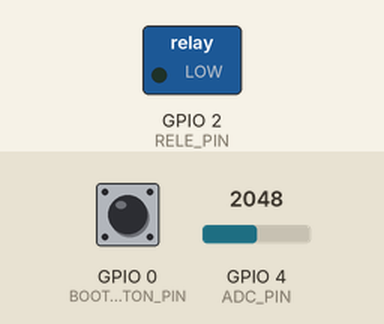
Bench run of a program on a simulated ESP32-S3. On the bench: switched loads named in the program (green lamp = pin HIGH). The inputs (shaded band) are chosen by the test bench; at power-on: GPIO 4 (ADC_PIN) = 2048, GPIO 0 (BOOT_BUTTON_PIN) HIGH (analog values on the 0–4095 scale). What the program prints to the serial monitor is not drawn.

Above: at 1.2 s.
1.3 s: GPIO 4 (ADC_PIN) set to 1859
2.8 s: GPIO 4 (ADC_PIN) set to 1770
At 3.5 s:
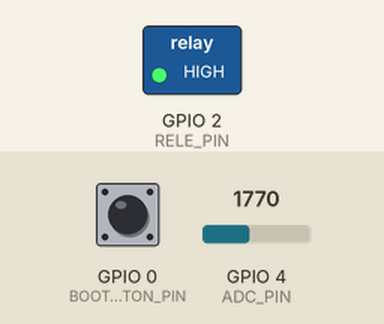
4.3 s: GPIO 0 (BOOT_BUTTON_PIN) pulled LOW for 0.15 s
At 4.6 s:
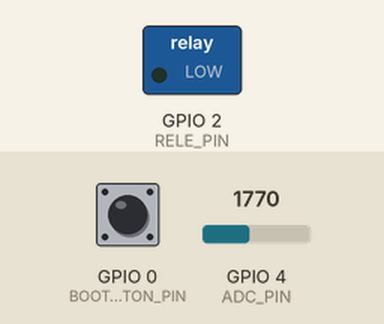
5.9 s: GPIO 0 (BOOT_BUTTON_PIN) pulled LOW for 1 s
At 7.2 s:
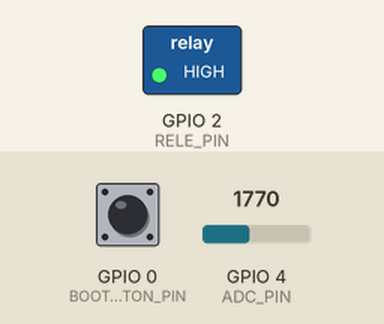
8.4 s: GPIO 0 (BOOT_BUTTON_PIN) pulsed LOW 5 times (0.12 s each, 0.3 s apart)
At 11.0 s:
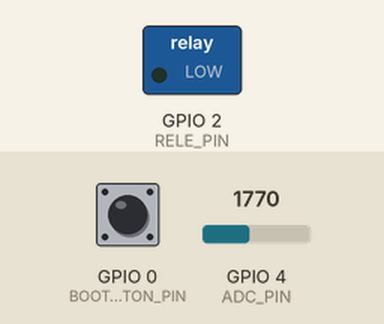
12.9 s: GPIO 0 (BOOT_BUTTON_PIN) driven LOW
At 13.7 s:
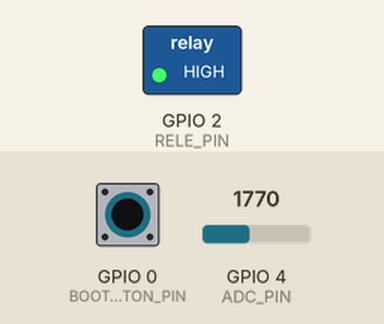
Timing chart, 0 to 15.9 s (numbered marks = the images above; inputs shaded):
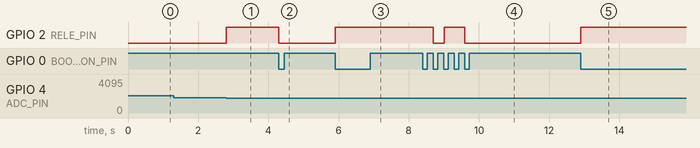

Measured:
- the behaviour switches between 1800 and 1799 on GPIO 4 (ADC_PIN) (found by bisection; images 0 and 1)
- after the input at 1.3 s, every drawn part: stays the same
- after the input at 2.8 s, GPIO 2 (RELE_PIN): LOW → HIGH at once
- after the input at 4.3 s, GPIO 2 (RELE_PIN): HIGH → LOW at once
- after the input at 5.9 s, GPIO 2 (RELE_PIN): LOW → HIGH at once
- after the input at 8.4 s, GPIO 2 (RELE_PIN): HIGH → LOW after 0.30 s, → HIGH 0.30 s later, → LOW 0.60 s later
- after the input at 12.9 s, GPIO 2 (RELE_PIN): LOW → HIGH at once

The program:

main.cpp
```cpp
#include <Arduino.h>
#include <cstdint>

enum Mode { Mode1, Mode2, Mode3 };

// Мета: після спостережень класифікувати світло простим порогом.
// Підключення: 3V3 -- LDR -- GPIO4 -- 10 kOhm -- GND.
// ADC_PIN — номер GPIO, а не номер контакту роз'єму; uint8_t достатньо.
constexpr uint8_t ADC_PIN = 4;
constexpr uint8_t RELE_PIN = 2;
constexpr uint8_t BOOT_BUTTON_PIN = 0;
// uint8_t достатньо для числа 12, яке задає розрядність результату.
constexpr uint8_t ADC_BITS = 12;
// uint32_t відповідає типу параметра швидкості Serial у baud.
constexpr uint32_t SERIAL_BAUD = 115200;
// uint32_t відповідає типу мілісекунд для інтервалів вимірювань.
constexpr uint32_t SAMPLE_DELAY_MS = 200;
constexpr uint32_t DEBOUNCE_MILLIS = 50;
// Замініть 1800 серединою між ВАШИМИ типовими темним і світлим кодами.
// uint16_t відповідає діапазону 12-бітного коду ADC.
constexpr uint16_t LIGHT_THRESHOLD_RAW = 1800;

static uint32_t lastButtonActionMillis = 0;
static uint32_t lastSampleMillis = 0;
static uint8_t lastBootButtonState = HIGH;
static Mode currentMode = Mode1;

static void mode1(uint32_t currentMillis);

static void mode2();

static void mode3();

static void resetRelayState() {
    lastSampleMillis = 0;
    digitalWrite(RELE_PIN, LOW);
}

// setup() виконується один раз після ввімкнення або Reset.
void setup() {
    // Serial.begin(baud) відкриває Serial із заданою швидкістю.
    Serial.begin(SERIAL_BAUD);
    // analogReadResolution(bits) задає розрядність поверненого коду.
    analogReadResolution(ADC_BITS);
    // Функція приймає режим attenuation і нічого не повертає.
    analogSetAttenuation(ADC_11db);
    pinMode(RELE_PIN, OUTPUT);
    pinMode(BOOT_BUTTON_PIN, INPUT_PULLUP);
}

// loop() перевіряє стан кнопки та виконує обраний режим без блокування через delay.
void loop() {
    const uint32_t currentMillis = millis();

    if (currentMillis - lastButtonActionMillis >= DEBOUNCE_MILLIS) {
        const uint8_t currentBootButtonState = digitalRead(BOOT_BUTTON_PIN);
        if (currentBootButtonState == LOW && lastBootButtonState == HIGH) {
            Serial.print("Boot button state pressed\n");
            lastButtonActionMillis = currentMillis;
            resetRelayState();
            if (currentMode == Mode1) {
                currentMode = Mode2;
                Serial.print("Turn on mode 2\n");
            } else if (currentMode == Mode2) {
                currentMode = Mode3;
                Serial.print("Turn on mode 3\n");
            } else {
                currentMode = Mode1;
                Serial.print("Turn on mode 1\n");
            }
        }
        lastBootButtonState = currentBootButtonState;
    }

    switch (currentMode) {
        case Mode1:
            mode1(currentMillis);
            break;
        case Mode2:
            mode2();
            break;
        case Mode3:
            mode3();
            break;
    }
}

// Режим 1: автоматичне керування реле за датчиком освітлення (LDR).
static void mode1(const uint32_t currentMillis) {
    if (currentMillis - lastSampleMillis >= SAMPLE_DELAY_MS) {
        lastSampleMillis = currentMillis;

        const uint16_t raw = analogRead(ADC_PIN);
        const bool isBright = raw >= LIGHT_THRESHOLD_RAW;

        Serial.print("raw=");
        Serial.print(raw);
        Serial.print(" | light=");
        Serial.println(isBright ? "bright" : "dark");

        if (isBright) {
            digitalWrite(RELE_PIN, LOW);
        } else {
            digitalWrite(RELE_PIN, HIGH);
        }
    }
}

static void mode2() {
    Serial.print("Mode 2 (Manual On)");
    digitalWrite(RELE_PIN, LOW);
}

static void mode3() {
    Serial.print("Mode 3 (Manual Off)");
    digitalWrite(RELE_PIN, HIGH);
}
```
